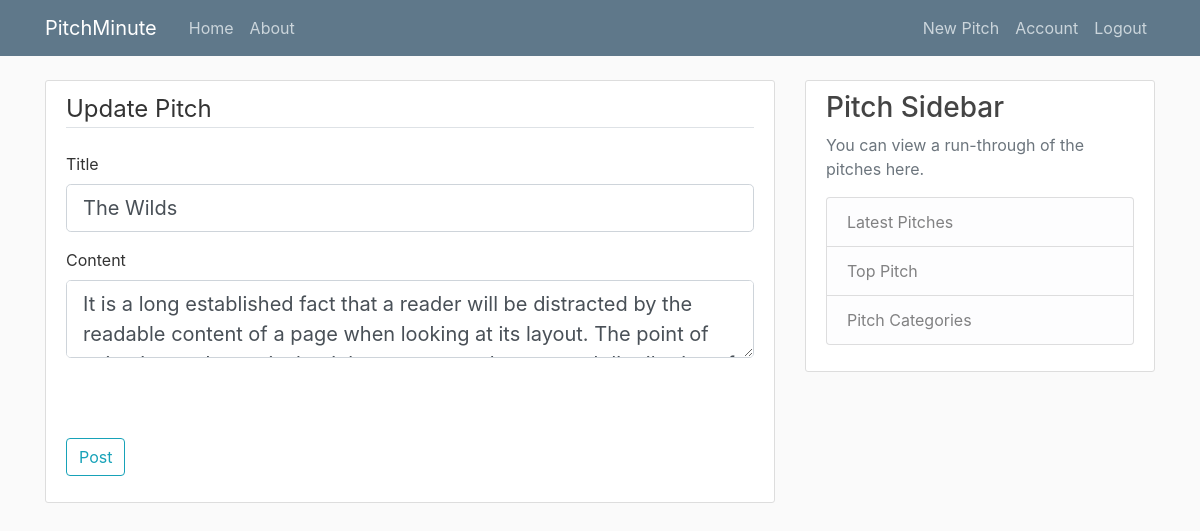
The page /post/6/update (signed in) on the database as committed earlier.
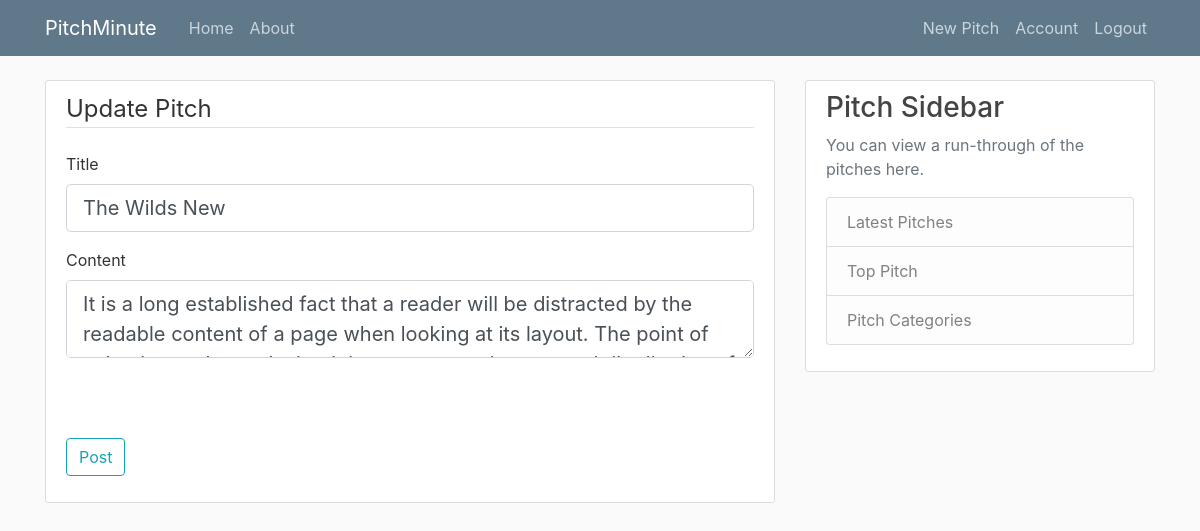
The same page on the database as committed later.
### flaskblog/models.py (models this page shows, shortened)
class Post(db.Model):
    id = db.Column(db.Integer, primary_key=True)
    title = db.Column(db.String(100), nullable=False)
    date_posted = db.Column(db.DateTime, nullable=False, default=datetime.utcnow)
    content = db.Column(db.Text, nullable=False)
    user_id = db.Column(db.Integer, db.ForeignKey('user.id'), nullable=False)

### flaskblog/posts/routes.py (the view)
@posts.route("/post/<int:post_id>/update", methods=["GET", "POST"])
@login_required
def update_post(post_id):
    post = Post.query.get_or_404(post_id)
    if post.author != current_user:
        abort(403)
    form = PostForm()
    if form.validate_on_submit():
        post.title = form.title.data
        post.content = form.content.data
        db.session.commit()
        flash('Your pitch has been updated!', 'success')
        return redirect(url_for('posts.post', post_id=post.id))
    elif request.method == 'GET':
        form.title.data = post.title
        form.content.data = post.content
    return render_template('create_post.html', title='Update Post', form=form, legend='Update Pitch')

### flaskblog/posts/forms.py
class PostForm(FlaskForm):
    title = StringField('Title', validators=[DataRequired()])
    content = TextAreaField('Content', validators=[DataRequired()])
    submit = SubmitField('Post')

### flaskblog/models.py (called while the page is built)
@login_manager.user_loader
def load_user(user_id):
    return User.query.get(int(user_id))

### flaskblog/templates/create_post.html (shortened to what this page needs)
{% extends "layout.html" %}
{% block content %}
<div class="content-section">
    <form action="" method="POST">
        <fieldset class="form-group">
            <legend class="border-bottom mb-4"> {{ legend }} </legend>
            <div class="form-group">
                {{ form.title.label(class="form-control-label") }}
                {% if form.title.errors %}
                {{ form.title(class="form-control form-control-lg is-invalid") }}
                <div class="invalid-feedback">
                    {% for error in form.title.errors %}
                    <span> {{ error }} </span>
                    {% endfor %}
                </div>
                {% else %}
                {{ form.title(class="form-control form-control-lg") }}
                {% endif %}
            </div>
            <div class="form-group">
                {{ form.content.label(class="form-control-label") }}
                {% if form.content.errors %}
                {{ form.content(class="form-control form-control-lg is-invalid") }}
                <div class="invalid-feedback">
                    {% for error in form.content.errors %}
                    <span> {{ error }} </span>
                    {% endfor %}
                </div>
                {% else %}
                {{ form.content(class="form-control form-control-lg") }}
                {% endif %}
            </div>
        </fieldset>
        <div class="form-group pt-5">
            {{ form.submit(class="btn btn-outline-info") }}
        </div>
    </form>
</div>
{% endblock %}

Rows that differ between the two databases and show on the page:
changed Post: title "The Wilds" → "The Wilds New"
